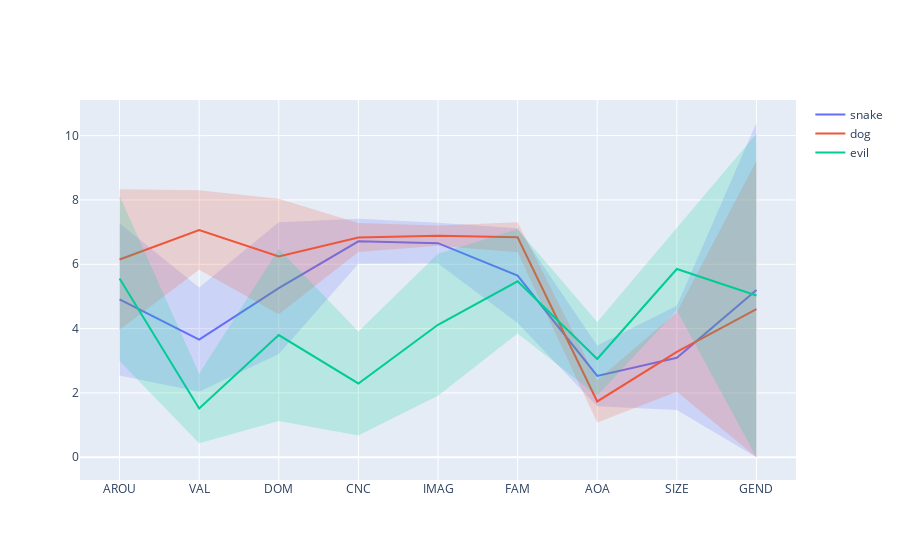

The code cell stored with this chart in its notebook:
### Code cell
viz_GlasgowR(['snake','dog','evil'], glasgow)

### Figure 1 — Plotly figure (JSON) as saved in the notebook; plotly's stock layout.template omitted (floating-point values rounded to 4 significant figures)
{"data": [{"line": {"color": "#636EFA"}, "mode": "lines", "name": "snake", "showlegend": true, "type": "scatter", "x": [1, 2, 3, 4, 5, 6, 7, 8, 9], "y": [4.909, 3.657, 5.257, 6.714, 6.657, 5.647, 2.529, 3.091, 5.2]}, {"fill": "toself", "fillcolor": "rgba(99, 110, 250, 0.2)", "hoverinfo": "skip", "line": {"color": "rgba(255,255,255,0)"}, "showlegend": false, "type": "scatter", "x": [1, 2, 3, 4, 5, 6, 7, 8, 9, 9, 8, 7, 6, 5, 4, 3, 2, 1], "y": [7.275, 5.277, 7.304, 7.414, 7.287, 7.12, 3.476, 4.712, 10.4, 0, 1.47, 1.582, 4.174, 6.027, 6.014, 3.21, 2.037, 2.543]}, {"line": {"color": "#EF553B"}, "mode": "lines", "name": "dog", "showlegend": true, "type": "scatter", "x": [1, 2, 3, 4, 5, 6, 7, 8, 9], "y": [6.147, 7.067, 6.242, 6.833, 6.889, 6.84, 1.735, 3.273, 4.606]}, {"fill": "toself", "fillcolor": "rgba(239, 85, 59, 0.2)", "hoverinfo": "skip", "line": {"color": "rgba(255,255,255,0)"}, "showlegend": false, "type": "scatter", "x": [1, 2, 3, 4, 5, 6, 7, 8, 9, 9, 8, 7, 6, 5, 4, 3, 2, 1], "y": [8.332, 8.304, 8.035, 7.286, 7.203, 7.303, 2.391, 4.511, 9.212, 0, 2.035, 1.079, 6.377, 6.575, 6.38, 4.449, 5.83, 3.962]}, {"line": {"color": "#00CC96"}, "mode": "lines", "name": "evil", "showlegend": true, "type": "scatter", "x": [1, 2, 3, 4, 5, 6, 7, 8, 9], "y": [5.559, 1.514, 3.8, 2.294, 4.118, 5.469, 3.057, 5.853, 5.029]}, {"fill": "toself", "fillcolor": "rgba(0, 204, 150, 0.2)", "hoverinfo": "skip", "line": {"color": "rgba(255,255,255,0)"}, "showlegend": false, "type": "scatter", "x": [1, 2, 3, 4, 5, 6, 7, 8, 9, 9, 8, 7, 6, 5, 4, 3, 2, 1], "y": [8.128, 2.593, 6.471, 3.912, 6.325, 7.089, 4.202, 7.139, 10.06, 0, 4.567, 1.912, 3.849, 1.911, 0.676, 1.129, 0.435, 2.99]}], "layout": {"xaxis": {"tickmode": "array", "ticktext": ["AROU", "VAL", "DOM", "CNC", "IMAG", "FAM", "AOA", "SIZE", "GEND"], "tickvals": [1, 2, 3, 4, 5, 6, 7, 8, 9]}}}
